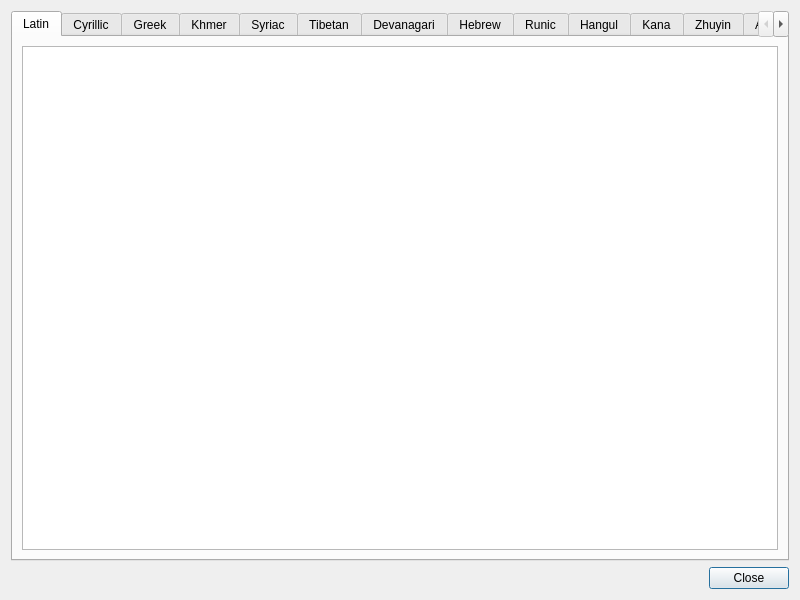
<?xml version="1.0" encoding="UTF-8"?>
<ui version="4.0">
 <class>PhoneticChartDialog</class>
 <widget class="QDialog" name="PhoneticChartDialog">
  <property name="geometry">
   <rect>
    <x>0</x>
    <y>0</y>
    <width>800</width>
    <height>600</height>
   </rect>
  </property>
  <property name="windowTitle">
   <string>Phonetic Chart</string>
  </property>
  <layout class="QVBoxLayout" name="verticalLayout">
   <item>
    <widget class="QTabWidget" name="tabWidget">
     <property name="currentIndex">
      <number>0</number>
     </property>
     <widget class="QWidget" name="latinTab">
      <attribute name="title">
       <string>Latin</string>
      </attribute>
      <layout class="QVBoxLayout" name="verticalLayout_2">
       <item>
        <widget class="QTableWidget" name="latinTableWidget">
         <property name="columnCount">
          <number>2</number>
         </property>
         <attribute name="horizontalHeaderVisible">
          <bool>false</bool>
         </attribute>
         <attribute name="verticalHeaderVisible">
          <bool>false</bool>
         </attribute>
         <column>
          <property name="text">
           <string>Letter</string>
          </property>
         </column>
         <column>
          <property name="text">
           <string>IPA</string>
          </property>
         </column>
        </widget>
       </item>
      </layout>
     </widget>
     <widget class="QWidget" name="cyrillicTab">
      <attribute name="title">
       <string>Cyrillic</string>
      </attribute>
      <layout class="QVBoxLayout" name="verticalLayout_3">
       <item>
        <widget class="QTableWidget" name="cyrillicTableWidget">
         <property name="columnCount">
          <number>2</number>
         </property>
         <attribute name="horizontalHeaderVisible">
          <bool>false</bool>
         </attribute>
         <attribute name="verticalHeaderVisible">
          <bool>false</bool>
         </attribute>
         <column>
          <property name="text">
           <string>Letter</string>
          </property>
         </column>
         <column>
          <property name="text">
           <string>IPA</string>
          </property>
         </column>
        </widget>
       </item>
      </layout>
     </widget>
     <widget class="QWidget" name="greekTab">
      <attribute name="title">
       <string>Greek</string>
      </attribute>
      <layout class="QVBoxLayout" name="verticalLayout_4">
       <item>
        <widget class="QTableWidget" name="greekTableWidget">
         <property name="columnCount">
          <number>2</number>
         </property>
         <attribute name="horizontalHeaderVisible">
          <bool>false</bool>
         </attribute>
         <attribute name="verticalHeaderVisible">
          <bool>false</bool>
         </attribute>
         <column>
          <property name="text">
           <string>Letter</string>
          </property>
         </column>
         <column>
          <property name="text">
           <string>IPA</string>
          </property>
         </column>
        </widget>
       </item>
      </layout>
     </widget>
     <widget class="QWidget" name="khmerTab">
      <attribute name="title">
       <string>Khmer</string>
      </attribute>
      <layout class="QVBoxLayout" name="verticalLayout_5">
       <item>
        <widget class="QTableWidget" name="khmerTableWidget">
         <property name="columnCount">
          <number>2</number>
         </property>
         <attribute name="horizontalHeaderVisible">
          <bool>false</bool>
         </attribute>
         <attribute name="verticalHeaderVisible">
          <bool>false</bool>
         </attribute>
         <column>
          <property name="text">
           <string>Letter</string>
          </property>
         </column>
         <column>
          <property name="text">
           <string>IPA</string>
          </property>
         </column>
        </widget>
       </item>
      </layout>
     </widget>
     <widget class="QWidget" name="syriacTab">
      <attribute name="title">
       <string>Syriac</string>
      </attribute>
      <layout class="QVBoxLayout" name="verticalLayout_6">
       <item>
        <widget class="QTableWidget" name="syriacTableWidget">
         <property name="columnCount">
          <number>2</number>
         </property>
         <attribute name="horizontalHeaderVisible">
          <bool>false</bool>
         </attribute>
         <attribute name="verticalHeaderVisible">
          <bool>false</bool>
         </attribute>
         <column>
          <property name="text">
           <string>Letter</string>
          </property>
         </column>
         <column>
          <property name="text">
           <string>IPA</string>
          </property>
         </column>
        </widget>
       </item>
      </layout>
     </widget>
     <widget class="QWidget" name="tibetanTab">
      <attribute name="title">
       <string>Tibetan</string>
      </attribute>
      <layout class="QVBoxLayout" name="verticalLayout_7">
       <item>
        <widget class="QTableWidget" name="tibetanTableWidget">
         <property name="columnCount">
          <number>2</number>
         </property>
         <attribute name="horizontalHeaderVisible">
          <bool>false</bool>
         </attribute>
         <attribute name="verticalHeaderVisible">
          <bool>false</bool>
         </attribute>
         <column>
          <property name="text">
           <string>Letter</string>
          </property>
         </column>
         <column>
          <property name="text">
           <string>IPA</string>
          </property>
         </column>
        </widget>
       </item>
      </layout>
     </widget>
     <widget class="QWidget" name="devanagariTab">
      <attribute name="title">
       <string>Devanagari</string>
      </attribute>
      <layout class="QVBoxLayout" name="verticalLayout_8">
       <item>
        <widget class="QTableWidget" name="devanagariTableWidget">
         <property name="columnCount">
          <number>2</number>
         </property>
         <attribute name="horizontalHeaderVisible">
          <bool>false</bool>
         </attribute>
         <attribute name="verticalHeaderVisible">
          <bool>false</bool>
         </attribute>
         <column>
          <property name="text">
           <string>Letter</string>
          </property>
         </column>
         <column>
          <property name="text">
           <string>IPA</string>
          </property>
         </column>
        </widget>
       </item>
      </layout>
     </widget>
     <widget class="QWidget" name="hebrewTab">
      <attribute name="title">
       <string>Hebrew</string>
      </attribute>
      <layout class="QVBoxLayout" name="verticalLayout_9">
       <item>
        <widget class="QTableWidget" name="hebrewTableWidget">
         <property name="columnCount">
          <number>2</number>
         </property>
         <attribute name="horizontalHeaderVisible">
          <bool>false</bool>
         </attribute>
         <attribute name="verticalHeaderVisible">
          <bool>false</bool>
         </attribute>
         <column>
          <property name="text">
           <string>Letter</string>
          </property>
         </column>
         <column>
          <property name="text">
           <string>IPA</string>
          </property>
         </column>
        </widget>
       </item>
      </layout>
     </widget>
     <widget class="QWidget" name="runicTab">
      <attribute name="title">
       <string>Runic</string>
      </attribute>
      <layout class="QVBoxLayout" name="verticalLayout_10">
       <item>
        <widget class="QTableWidget" name="runicTableWidget">
         <property name="columnCount">
          <number>2</number>
         </property>
         <attribute name="horizontalHeaderVisible">
          <bool>false</bool>
         </attribute>
         <attribute name="verticalHeaderVisible">
          <bool>false</bool>
         </attribute>
         <column>
          <property name="text">
           <string>Letter</string>
          </property>
         </column>
         <column>
          <property name="text">
           <string>IPA</string>
          </property>
         </column>
        </widget>
       </item>
      </layout>
     </widget>
     <widget class="QWidget" name="hangulTab">
      <attribute name="title">
       <string>Hangul</string>
      </attribute>
      <layout class="QVBoxLayout" name="verticalLayout_11">
       <item>
        <widget class="QTableWidget" name="hangulTableWidget">
         <property name="columnCount">
          <number>2</number>
         </property>
         <attribute name="horizontalHeaderVisible">
          <bool>false</bool>
         </attribute>
         <attribute name="verticalHeaderVisible">
          <bool>false</bool>
         </attribute>
         <column>
          <property name="text">
           <string>Letter</string>
          </property>
         </column>
         <column>
          <property name="text">
           <string>IPA</string>
          </property>
         </column>
        </widget>
       </item>
      </layout>
     </widget>
     <widget class="QWidget" name="kanaTab">
      <attribute name="title">
       <string>Kana</string>
      </attribute>
      <layout class="QVBoxLayout" name="verticalLayout_12">
       <item>
        <widget class="QTableWidget" name="kanaTableWidget">
         <property name="columnCount">
          <number>2</number>
         </property>
         <attribute name="horizontalHeaderVisible">
          <bool>false</bool>
         </attribute>
         <attribute name="verticalHeaderVisible">
          <bool>false</bool>
         </attribute>
         <column>
          <property name="text">
           <string>Letter</string>
          </property>
         </column>
         <column>
          <property name="text">
           <string>IPA</string>
          </property>
         </column>
        </widget>
       </item>
      </layout>
     </widget>
     <widget class="QWidget" name="zhuyinTab">
      <attribute name="title">
       <string>Zhuyin</string>
      </attribute>
      <layout class="QVBoxLayout" name="verticalLayout_13">
       <item>
        <widget class="QTableWidget" name="zhuyinTableWidget">
         <property name="columnCount">
          <number>2</number>
         </property>
         <attribute name="horizontalHeaderVisible">
          <bool>false</bool>
         </attribute>
         <attribute name="verticalHeaderVisible">
          <bool>false</bool>
         </attribute>
         <column>
          <property name="text">
           <string>Letter</string>
          </property>
         </column>
         <column>
          <property name="text">
           <string>IPA</string>
          </property>
         </column>
        </widget>
       </item>
      </layout>
     </widget>
     <widget class="QWidget" name="arabicTab">
      <attribute name="title">
       <string>Arabic</string>
      </attribute>
      <layout class="QVBoxLayout" name="verticalLayout_14">
       <item>
        <widget class="QTableWidget" name="arabicTableWidget">
         <property name="columnCount">
          <number>2</number>
         </property>
         <attribute name="horizontalHeaderVisible">
          <bool>false</bool>
         </attribute>
         <attribute name="verticalHeaderVisible">
          <bool>false</bool>
         </attribute>
         <column>
          <property name="text">
           <string>Letter</string>
          </property>
         </column>
         <column>
          <property name="text">
           <string>IPA</string>
          </property>
         </column>
        </widget>
       </item>
      </layout>
     </widget>
     <widget class="QWidget" name="uyghurTab">
      <attribute name="title">
       <string>Uyghur</string>
      </attribute>
      <layout class="QVBoxLayout" name="verticalLayout_15">
       <item>
        <widget class="QTableWidget" name="uyghurTableWidget">
         <property name="columnCount">
          <number>2</number>
         </property>
         <attribute name="horizontalHeaderVisible">
          <bool>false</bool>
         </attribute>
         <attribute name="verticalHeaderVisible">
          <bool>false</bool>
         </attribute>
         <column>
          <property name="text">
           <string>Letter</string>
          </property>
         </column>
         <column>
          <property name="text">
           <string>IPA</string>
          </property>
         </column>
        </widget>
       </item>
      </layout>
     </widget>
     <widget class="QWidget" name="persianTab">
      <attribute name="title">
       <string>Persian</string>
      </attribute>
      <layout class="QVBoxLayout" name="verticalLayout_16">
       <item>
        <widget class="QTableWidget" name="persianTableWidget">
         <property name="columnCount">
          <number>2</number>
         </property>
         <attribute name="horizontalHeaderVisible">
          <bool>false</bool>
         </attribute>
         <attribute name="verticalHeaderVisible">
          <bool>false</bool>
         </attribute>
         <column>
          <property name="text">
           <string>Letter</string>
          </property>
         </column>
         <column>
          <property name="text">
           <string>IPA</string>
          </property>
         </column>
        </widget>
       </item>
      </layout>
     </widget>
     <widget class="QWidget" name="georgianTab">
      <attribute name="title">
       <string>Georgian</string>
      </attribute>
      <layout class="QVBoxLayout" name="verticalLayout_17">
       <item>
        <widget class="QTableWidget" name="georgianTableWidget">
         <property name="columnCount">
          <number>2</number>
         </property>
         <attribute name="horizontalHeaderVisible">
          <bool>false</bool>
         </attribute>
         <attribute name="verticalHeaderVisible">
          <bool>false</bool>
         </attribute>
         <column>
          <property name="text">
           <string>Letter</string>
          </property>
         </column>
         <column>
          <property name="text">
           <string>IPA</string>
          </property>
         </column>
        </widget>
       </item>
      </layout>
     </widget>
     <widget class="QWidget" name="geezTab">
      <attribute name="title">
       <string>Geez</string>
      </attribute>
      <layout class="QVBoxLayout" name="verticalLayout_18">
       <item>
        <widget class="QTableWidget" name="geezTableWidget">
         <property name="columnCount">
          <number>2</number>
         </property>
         <attribute name="horizontalHeaderVisible">
          <bool>false</bool>
         </attribute>
         <attribute name="verticalHeaderVisible">
          <bool>false</bool>
         </attribute>
         <column>
          <property name="text">
           <string>Letter</string>
          </property>
         </column>
         <column>
          <property name="text">
           <string>IPA</string>
          </property>
         </column>
        </widget>
       </item>
      </layout>
     </widget>
     <widget class="QWidget" name="thaiTab">
      <attribute name="title">
       <string>Thai</string>
      </attribute>
      <layout class="QVBoxLayout" name="verticalLayout_19">
       <item>
        <widget class="QTableWidget" name="thaiTableWidget">
         <property name="columnCount">
          <number>2</number>
         </property>
         <attribute name="horizontalHeaderVisible">
          <bool>false</bool>
         </attribute>
         <attribute name="verticalHeaderVisible">
          <bool>false</bool>
         </attribute>
         <column>
          <property name="text">
           <string>Letter</string>
          </property>
         </column>
         <column>
          <property name="text">
           <string>IPA</string>
          </property>
         </column>
        </widget>
       </item>
      </layout>
     </widget>
     <widget class="QWidget" name="armenianTab">
      <attribute name="title">
       <string>Armenian</string>
      </attribute>
      <layout class="QVBoxLayout" name="verticalLayout_20">
       <item>
        <widget class="QTableWidget" name="armenianTableWidget">
         <property name="columnCount">
          <number>2</number>
         </property>
         <attribute name="horizontalHeaderVisible">
          <bool>false</bool>
         </attribute>
         <attribute name="verticalHeaderVisible">
          <bool>false</bool>
         </attribute>
         <column>
          <property name="text">
           <string>Letter</string>
          </property>
         </column>
         <column>
          <property name="text">
           <string>IPA</string>
          </property>
         </column>
        </widget>
       </item>
      </layout>
     </widget>
     <widget class="QWidget" name="bengaliTab">
      <attribute name="title">
       <string>Bengali</string>
      </attribute>
      <layout class="QVBoxLayout" name="verticalLayout_21">
       <item>
        <widget class="QTableWidget" name="bengaliTableWidget">
         <property name="columnCount">
          <number>2</number>
         </property>
         <attribute name="horizontalHeaderVisible">
          <bool>false</bool>
         </attribute>
         <attribute name="verticalHeaderVisible">
          <bool>false</bool>
         </attribute>
         <column>
          <property name="text">
           <string>Letter</string>
          </property>
         </column>
         <column>
          <property name="text">
           <string>IPA</string>
          </property>
         </column>
        </widget>
       </item>
      </layout>
     </widget>
    </widget>
   </item>
   <item>
    <widget class="QDialogButtonBox" name="buttonBox">
     <property name="orientation">
      <enum>Qt::Horizontal</enum>
     </property>
     <property name="standardButtons">
      <set>QDialogButtonBox::Close</set>
     </property>
    </widget>
   </item>
  </layout>
 </widget>
 <resources/>
 <connections>
  <connection>
   <sender>buttonBox</sender>
   <signal>accepted()</signal>
   <receiver>PhoneticChartDialog</receiver>
   <slot>accept()</slot>
   <hints>
    <hint type="sourcelabel">
     <x>248</x>
     <y>254</y>
    </hint>
    <hint type="destinationlabel">
     <x>157</x>
     <y>274</y>
    </hint>
   </hints>
  </connection>
  <connection>
   <sender>buttonBox</sender>
   <signal>rejected()</signal>
   <receiver>PhoneticChartDialog</receiver>
   <slot>reject()</slot>
   <hints>
    <hint type="sourcelabel">
     <x>316</x>
     <y>260</y>
    </hint>
    <hint type="destinationlabel">
     <x>286</x>
     <y>274</y>
    </hint>
   </hints>
  </connection>
 </connections>
</ui>
